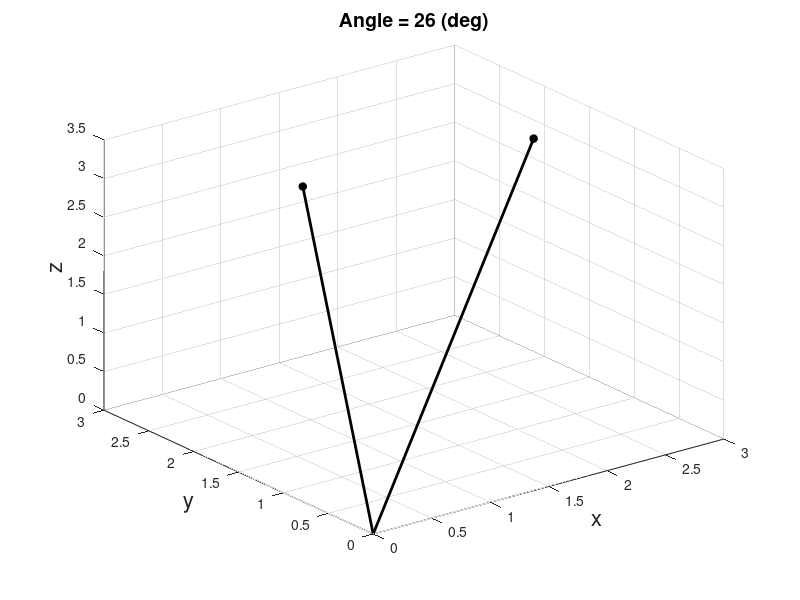

Recreate this plot in MATLAB.
% Example 2.5 Find the angle between two vectors in deg: x = [1.7, 3, 2.2] and
% y = [2.6, 2.4, 3.2]. Since these vectors are short, plot the two in 3-Dimensions.
% Solution.  Consruct the two vectors and find the scalar product using 
% Eq. 2.32 (same as Eq.2.31).  Solve Eq. 2.33 for the angle and apply.
%
clear all; close all;
x = [1.7, 3, 2.2];              % Generate the vectors
y = [2.6, 1.6, 3.2];
sp = sum(x.*y);                 % Calculate the scalar product
mag_x = sqrt(sum(x.^2));        % Calculate magnitude of x vector
mag_y = sqrt(sum(y.^2));        % Calculate magnitude of y vector
cos_theta = sp/(mag_x*mag_y);   % Calculate the cosine of theta
angle = acos(cos_theta);        % Take the arc cosine and 
angle = angle*360/(2*pi);       %    convert to degrees
disp(angle)                     % Display result
plot3(x(1),x(2),x(3),'k*','LineWidth',2);      % Plot x vector end point
hold on;
plot3([0 x(1)],[0 x(2)],[0 x(3)],'k','LineWidth',2);   % Plot x vector line
plot3(y(1),y(2),y(3),'k*','LineWidth',2);      % Plot y vector end point
plot3([0 y(1)],[0 y(2)],[0 y(3)],'k','LineWidth',2);   % Plot vector y line
title(['Angle = ',num2str(angle,2),' (deg)'],'FontSize',14);  % Output angle
grid on;
xlabel('x','FontSize',16); ylabel('y','FontSize',16); zlabel('z','FontSize',16);
